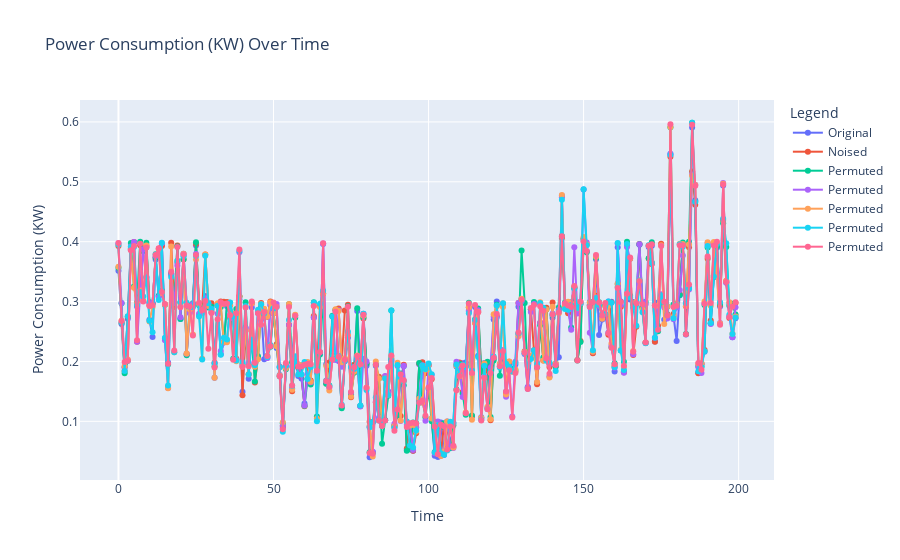

The notebook cell saved with this chart:
### Code cell
fig = go.Figure()

# Add traces for each DataFrame
fig.add_trace(
    go.Scatter(
        x=eadata_7.index,
        y=eadata_7["1-day ahead"],
        mode="lines+markers",
        name="Original",
    )
)
fig.add_trace(
    go.Scatter(
        x=eadata_7.index, y=eadata_7["2-day ahead"], mode="lines+markers", name="Noised"
    )
)
fig.add_trace(
    go.Scatter(
        x=eadata_7.index,
        y=eadata_7["3-day ahead"],
        mode="lines+markers",
        name="Permuted",
    )
)
fig.add_trace(
    go.Scatter(
        x=eadata_7.index,
        y=eadata_7["4-day ahead"],
        mode="lines+markers",
        name="Permuted",
    )
)
fig.add_trace(
    go.Scatter(
        x=eadata_7.index,
        y=eadata_7["5-day ahead"],
        mode="lines+markers",
        name="Permuted",
    )
)
fig.add_trace(
    go.Scatter(
        x=eadata_7.index,
        y=eadata_7["6-day ahead"],
        mode="lines+markers",
        name="Permuted",
    )
)
fig.add_trace(
    go.Scatter(
        x=eadata_7.index,
        y=eadata_7["7-day ahead"],
        mode="lines+markers",
        name="Permuted",
    )
)

# Add titles and labels
fig.update_layout(
    title="Power Consumption (KW) Over Time",
    xaxis_title="Time",
    yaxis_title="Power Consumption (KW)",
    legend_title="Legend",
)

fig.show()

### Figure 1 — Plotly figure (JSON) as saved in the notebook; plotly's stock layout.template omitted (floating-point values rounded to 4 significant figures; data arrays with more than 128 entries replaced by an {"elided": "..."} marker saying what was removed)
{"data": [{"mode": "lines+markers", "name": "Original", "type": "scatter", "x": {"elided": "200 int values"}, "y": {"elided": "200 float values"}}, {"mode": "lines+markers", "name": "Noised", "type": "scatter", "x": {"elided": "200 int values"}, "y": {"elided": "200 float values"}}, {"mode": "lines+markers", "name": "Permuted", "type": "scatter", "x": {"elided": "200 int values"}, "y": {"elided": "200 float values"}}, {"mode": "lines+markers", "name": "Permuted", "type": "scatter", "x": {"elided": "200 int values"}, "y": {"elided": "200 float values"}}, {"mode": "lines+markers", "name": "Permuted", "type": "scatter", "x": {"elided": "200 int values"}, "y": {"elided": "200 float values"}}, {"mode": "lines+markers", "name": "Permuted", "type": "scatter", "x": {"elided": "200 int values"}, "y": {"elided": "200 float values"}}, {"mode": "lines+markers", "name": "Permuted", "type": "scatter", "x": {"elided": "200 int values"}, "y": {"elided": "200 float values"}}], "layout": {"legend": {"title": {"text": "Legend"}}, "title": {"text": "Power Consumption (KW) Over Time"}, "xaxis": {"title": {"text": "Time"}}, "yaxis": {"title": {"text": "Power Consumption (KW)"}}}}
